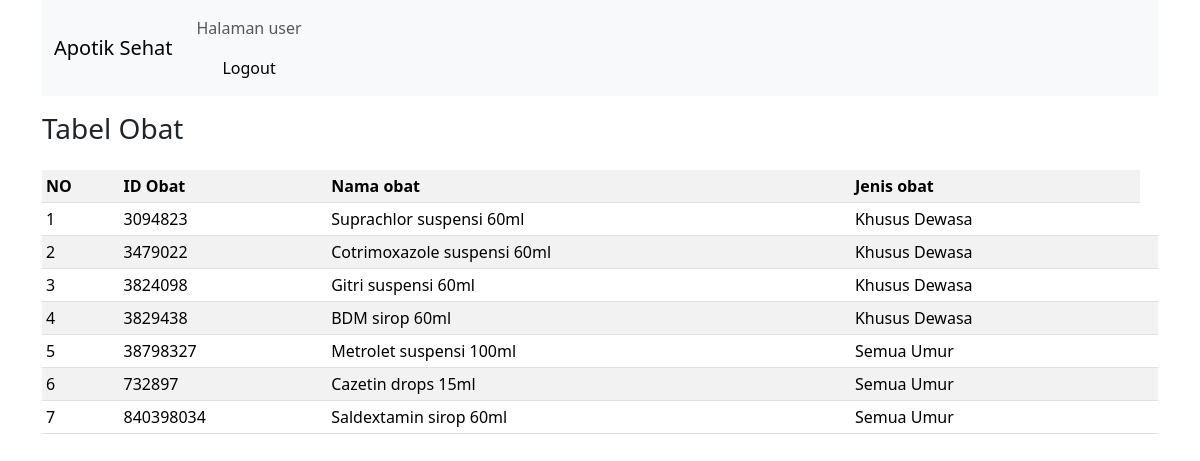
/halaman_pegawai.php, run on the app's committed database.
### tables this page shows
CREATE TABLE `PASIEN` (
  `idpasien` varchar(50) NOT NULL,
  `nmpasien` varchar(50) DEFAULT NULL,
  `jk` char(15) DEFAULT NULL,
  `alamat` varchar(255) DEFAULT NULL
);

### halaman_pegawai.php (the view, shortened to what this page needs)
<!DOCTYPE html>
<html>
<head>
    <link href="https://cdn.jsdelivr.net/npm/bootstrap@5.3.2/dist/css/bootstrap.min.css" rel="stylesheet">
</head>
<body>
    <div class="container">
        <nav class="navbar navbar-expand-lg navbar-light bg-light">
            <div class="container-fluid">
                <a href="#" class="navbar-brand">Apotik Sehat</a>
                <div class="collapse navbar-collapse" id="navbarSupportedContent">
                    <ul class="navbar-nav me-auto mb-2 mb-lg-0">
                        <li class="nav-item">
                            <a href="#" class="nav-link" aria-current="page">Halaman user</a>
                            <a class="nav-link btn btn-primary btn-sm dflex justify-content-end" style="color:black;" aria-current="page" href="index.php">Logout</a>
                        </li>
                    </ul>
                </div>
            </div>
        </nav>
        <div class="row mt-3">
            <div class="col-sm">
                <h3>Tabel Obat</h3>
            </div>
        </div>
        <div class="row mt-3">
            <div class="col">
                <table class="table table-striped table-hover table-sm">
                    <tr>
                        <th>NO</th>
                        <th>ID Obat</th>
                        <th>Nama obat</th>
                        <th>Jenis obat</th>
                    </tr>
                    <?php
                    include 'koneksi.php';
                    $no = 1;
                    $hasil = $koneksi->query("SELECT * FROM pasien");
                    while ($row = $hasil->fetch_assoc()) {
                    ?>
                    <tr>
                        <td><?= $no++; ?></td>
                        <td><?= $row['idpasien']; ?></td>
                        <td><?= $row['nmpasien']; ?></td>
                        <td><?= $row['jk']; ?></td>
                        <td> </td>
                    </tr>
                    <?php } ?>
                </table>
            </div>
        </div>
    </div>
</body>
</html>

### data on the page
pasien: idpasien "3094823", nmpasien "Suprachlor suspensi 60ml", jk "Khusus Dewasa"
pasien: idpasien "3479022", nmpasien "Cotrimoxazole suspensi 60ml", jk "Khusus Dewasa"
pasien: idpasien "3824098", nmpasien "Gitri suspensi 60ml", jk "Khusus Dewasa"
pasien: idpasien "3829438", nmpasien "BDM sirop 60ml", jk "Khusus Dewasa"
pasien: idpasien "38798327", nmpasien "Metrolet suspensi 100ml", jk "Semua Umur"
pasien: idpasien "732897", nmpasien "Cazetin drops 15ml", jk "Semua Umur"
pasien: idpasien "840398034", nmpasien "Saldextamin sirop 60ml", jk "Semua Umur"
